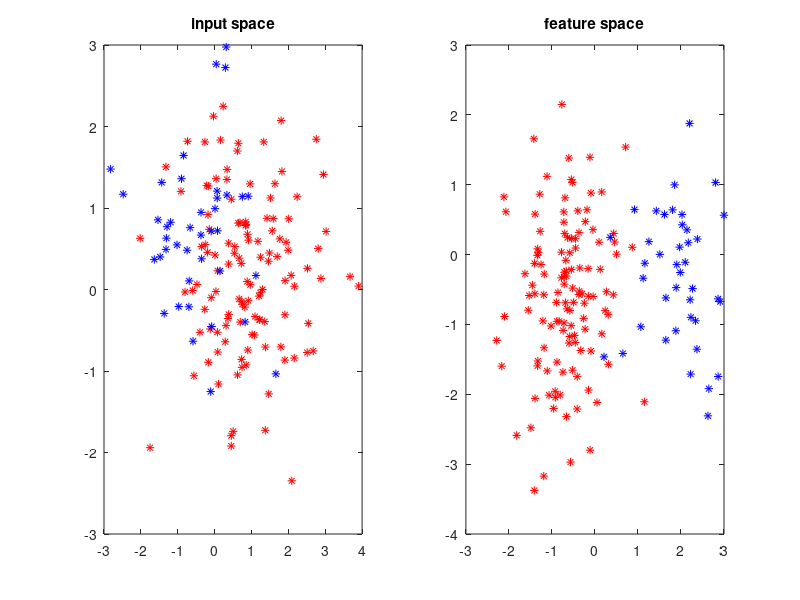

Source code (MATLAB):
function [W,Prior]=lda(X,Y,D_low)

%% generate data sets
if nargin<2
N = [120,40]; % number of samples
K = length(N); % number of classes
D = 50; % dimension of feature vector
sigma = rand([K,D]).*1.0;
X=[];Y=[];
for i=1:K
  X = [X;randn(N(i),D)+repmat(sigma(i,:),[N(i),1])];  
  Y = [Y;ones([N(i),1])*(i-1)];
end
idx=randperm(size(X,1));
X=X(idx,:);Y=Y(idx,:);
end

C=unique(Y);
K=length(C);
D=size(X,2);
sumN=size(X,1);
if nargin<3,D_low=min(2,D/2);end

%% compute mean,covariance etc.
clear dat;
for i=1:K
  dat(i).w=find(Y==C(i));
  dat(i).mu=mean(X(dat(i).w,:));
  dat(i).S= ...
           (X(dat(i).w,:)-repmat(dat(i).mu,[length(dat(i).w) 1]))'* ...
           (X(dat(i).w,:)-repmat(dat(i).mu,[length(dat(i).w) 1]));
  dat(i).N=length(dat(i).w);
end

%% mean of all classes
mu=mean(X,1);

%% within-class scatter 
Sw=zeros(size(dat(1).S));
for i=1:K,Sw = Sw+dat(i).S; end
Sw=Sw+eye(size(Sw))*1e-8;

%% between-class scatter
Sb=zeros([D D]);
for i=1:K,Sb=Sb+dat(i).N*(dat(i).mu-mu)'*(dat(i).mu-mu);end

%% eigen decomposition
[U S V]=svd(inv(Sw)*Sb);size(U)
W=U(:,1:D_low)';
Prior=zeros(K,D_low);
for i=1:K, Prior(i,:)=dat(i).mu*W'; end

%% compute probability
L = X*W';
P = zeros(size(L,1),2);
for i=1:K
  tmp = exp(-0.5*sum((L-repmat(Prior(i,:),[sumN,1])).^2,2));
  P(:,i) = tmp(:,1);
end
P = P./repmat(sum(P,2),[1,size(P,2)]);

%% display
if 1
clf;
separate_ratio = [mean(P(Y==C(1),:));mean(P(Y==C(2),:))]
subplot(121),
% imagesc(real(separate_ratio));%,colormap('gray');
plot(X(Y==C(1),1),X(Y==C(1),2),'r*',...
     X(Y==C(2),1),X(Y==C(2),2),'b*'),title('input space');
subplot(122),
% plot(X(Y==C(1),1),X(Y==C(1),2),'r*',...
%      X(Y==C(2),1),X(Y==C(2),2),'b*');
plot(L(Y==C(1),1),L(Y==C(1),2),'r*',...
     L(Y==C(2),1),L(Y==C(2),2),'b*'),title('feature space');
end

% if nargout==0,W=[];end
